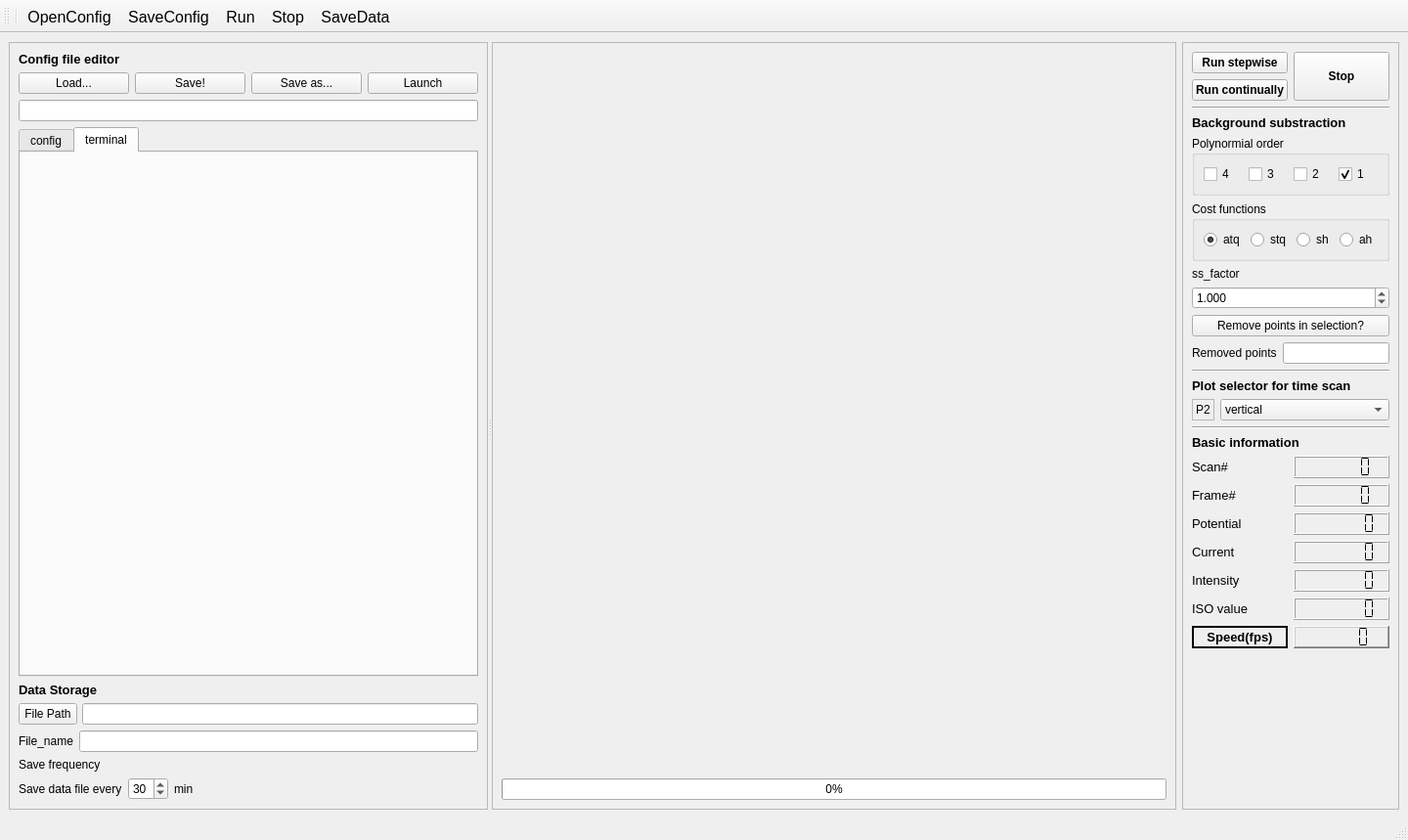
<?xml version="1.0" encoding="UTF-8"?>
<ui version="4.0">
 <class>MainWindow</class>
 <widget class="QMainWindow" name="MainWindow">
  <property name="enabled">
   <bool>true</bool>
  </property>
  <property name="geometry">
   <rect>
    <x>0</x>
    <y>0</y>
    <width>1440</width>
    <height>859</height>
   </rect>
  </property>
  <property name="sizePolicy">
   <sizepolicy hsizetype="Preferred" vsizetype="Expanding">
    <horstretch>0</horstretch>
    <verstretch>0</verstretch>
   </sizepolicy>
  </property>
  <property name="maximumSize">
   <size>
    <width>16777215</width>
    <height>16777215</height>
   </size>
  </property>
  <property name="windowTitle">
   <string>MainWindow</string>
  </property>
  <widget class="QWidget" name="centralwidget">
   <layout class="QHBoxLayout" name="horizontalLayout_7">
    <item>
     <widget class="QSplitter" name="splitter">
      <property name="sizePolicy">
       <sizepolicy hsizetype="Preferred" vsizetype="Preferred">
        <horstretch>0</horstretch>
        <verstretch>0</verstretch>
       </sizepolicy>
      </property>
      <property name="orientation">
       <enum>Qt::Horizontal</enum>
      </property>
      <widget class="QFrame" name="frame">
       <property name="sizePolicy">
        <sizepolicy hsizetype="Expanding" vsizetype="Preferred">
         <horstretch>0</horstretch>
         <verstretch>0</verstretch>
        </sizepolicy>
       </property>
       <property name="maximumSize">
        <size>
         <width>400000</width>
         <height>16777215</height>
        </size>
       </property>
       <property name="frameShape">
        <enum>QFrame::StyledPanel</enum>
       </property>
       <property name="frameShadow">
        <enum>QFrame::Raised</enum>
       </property>
       <layout class="QVBoxLayout" name="verticalLayout_2">
        <item>
         <widget class="QLabel" name="label">
          <property name="sizePolicy">
           <sizepolicy hsizetype="Fixed" vsizetype="Fixed">
            <horstretch>0</horstretch>
            <verstretch>0</verstretch>
           </sizepolicy>
          </property>
          <property name="font">
           <font>
            <pointsize>10</pointsize>
            <weight>75</weight>
            <bold>true</bold>
           </font>
          </property>
          <property name="text">
           <string>Config file editor</string>
          </property>
         </widget>
        </item>
        <item>
         <layout class="QHBoxLayout" name="horizontalLayout_2">
          <property name="sizeConstraint">
           <enum>QLayout::SetNoConstraint</enum>
          </property>
          <item>
           <widget class="QPushButton" name="open">
            <property name="sizePolicy">
             <sizepolicy hsizetype="Preferred" vsizetype="Fixed">
              <horstretch>0</horstretch>
              <verstretch>0</verstretch>
             </sizepolicy>
            </property>
            <property name="text">
             <string>Load...</string>
            </property>
           </widget>
          </item>
          <item>
           <widget class="QPushButton" name="save">
            <property name="sizePolicy">
             <sizepolicy hsizetype="Preferred" vsizetype="Fixed">
              <horstretch>0</horstretch>
              <verstretch>0</verstretch>
             </sizepolicy>
            </property>
            <property name="text">
             <string>Save!</string>
            </property>
           </widget>
          </item>
          <item>
           <widget class="QPushButton" name="saveas">
            <property name="sizePolicy">
             <sizepolicy hsizetype="Preferred" vsizetype="Fixed">
              <horstretch>0</horstretch>
              <verstretch>0</verstretch>
             </sizepolicy>
            </property>
            <property name="text">
             <string>Save as...</string>
            </property>
           </widget>
          </item>
          <item>
           <widget class="QPushButton" name="launch">
            <property name="sizePolicy">
             <sizepolicy hsizetype="Preferred" vsizetype="Fixed">
              <horstretch>0</horstretch>
              <verstretch>0</verstretch>
             </sizepolicy>
            </property>
            <property name="text">
             <string>Launch</string>
            </property>
           </widget>
          </item>
         </layout>
        </item>
        <item>
         <widget class="QLineEdit" name="lineEdit">
          <property name="sizePolicy">
           <sizepolicy hsizetype="Expanding" vsizetype="Fixed">
            <horstretch>0</horstretch>
            <verstretch>0</verstretch>
           </sizepolicy>
          </property>
          <property name="maximumSize">
           <size>
            <width>400000</width>
            <height>16777215</height>
           </size>
          </property>
         </widget>
        </item>
        <item>
         <widget class="QTabWidget" name="tabWidget">
          <property name="currentIndex">
           <number>1</number>
          </property>
          <widget class="QWidget" name="tab">
           <attribute name="title">
            <string>config</string>
           </attribute>
           <layout class="QHBoxLayout" name="horizontalLayout_9">
            <item>
             <widget class="SolverParameters" name="widget_config" native="true">
              <property name="sizePolicy">
               <sizepolicy hsizetype="Expanding" vsizetype="Expanding">
                <horstretch>0</horstretch>
                <verstretch>0</verstretch>
               </sizepolicy>
              </property>
             </widget>
            </item>
           </layout>
          </widget>
          <widget class="QWidget" name="tab_2">
           <attribute name="title">
            <string>terminal</string>
           </attribute>
           <layout class="QHBoxLayout" name="horizontalLayout_11">
            <item>
             <widget class="TerminalWidget" name="widget_terminal" native="true"/>
            </item>
           </layout>
          </widget>
         </widget>
        </item>
        <item>
         <widget class="QLabel" name="label_2">
          <property name="sizePolicy">
           <sizepolicy hsizetype="Fixed" vsizetype="Fixed">
            <horstretch>0</horstretch>
            <verstretch>0</verstretch>
           </sizepolicy>
          </property>
          <property name="font">
           <font>
            <pointsize>10</pointsize>
            <weight>75</weight>
            <bold>true</bold>
           </font>
          </property>
          <property name="text">
           <string>Data Storage</string>
          </property>
         </widget>
        </item>
        <item>
         <layout class="QHBoxLayout" name="horizontalLayout_3" stretch="0,0">
          <property name="spacing">
           <number>5</number>
          </property>
          <property name="sizeConstraint">
           <enum>QLayout::SetFixedSize</enum>
          </property>
          <item>
           <widget class="QPushButton" name="pushButton_filePath">
            <property name="sizePolicy">
             <sizepolicy hsizetype="Fixed" vsizetype="Fixed">
              <horstretch>0</horstretch>
              <verstretch>0</verstretch>
             </sizepolicy>
            </property>
            <property name="maximumSize">
             <size>
              <width>60</width>
              <height>16777215</height>
             </size>
            </property>
            <property name="text">
             <string>File Path</string>
            </property>
           </widget>
          </item>
          <item>
           <widget class="QLineEdit" name="lineEdit_data_file_path">
            <property name="sizePolicy">
             <sizepolicy hsizetype="Preferred" vsizetype="Fixed">
              <horstretch>0</horstretch>
              <verstretch>0</verstretch>
             </sizepolicy>
            </property>
            <property name="minimumSize">
             <size>
              <width>230</width>
              <height>0</height>
             </size>
            </property>
            <property name="maximumSize">
             <size>
              <width>350000</width>
              <height>16777215</height>
             </size>
            </property>
            <property name="inputMask">
             <string notr="true" extracomment="file_name.xlsx"/>
            </property>
            <property name="text">
             <string extracomment="file_name.xlsx"/>
            </property>
           </widget>
          </item>
         </layout>
        </item>
        <item>
         <layout class="QHBoxLayout" name="horizontalLayout_4">
          <property name="sizeConstraint">
           <enum>QLayout::SetFixedSize</enum>
          </property>
          <item>
           <widget class="QLabel" name="label_16">
            <property name="sizePolicy">
             <sizepolicy hsizetype="Fixed" vsizetype="Fixed">
              <horstretch>0</horstretch>
              <verstretch>0</verstretch>
             </sizepolicy>
            </property>
            <property name="text">
             <string>File_name</string>
            </property>
           </widget>
          </item>
          <item>
           <widget class="QLineEdit" name="lineEdit_data_file_name">
            <property name="sizePolicy">
             <sizepolicy hsizetype="Fixed" vsizetype="Fixed">
              <horstretch>0</horstretch>
              <verstretch>0</verstretch>
             </sizepolicy>
            </property>
            <property name="maximumSize">
             <size>
              <width>3500000</width>
              <height>16777215</height>
             </size>
            </property>
           </widget>
          </item>
         </layout>
        </item>
        <item>
         <widget class="QLabel" name="label_6">
          <property name="minimumSize">
           <size>
            <width>0</width>
            <height>13</height>
           </size>
          </property>
          <property name="text">
           <string>Save frequency</string>
          </property>
         </widget>
        </item>
        <item>
         <layout class="QHBoxLayout" name="horizontalLayout_5">
          <item>
           <widget class="QLabel" name="label_7">
            <property name="text">
             <string>Save data file every</string>
            </property>
           </widget>
          </item>
          <item>
           <widget class="QSpinBox" name="spinBox_save_frequency">
            <property name="value">
             <number>30</number>
            </property>
           </widget>
          </item>
          <item>
           <widget class="QLabel" name="label_8">
            <property name="text">
             <string>min</string>
            </property>
           </widget>
          </item>
          <item>
           <spacer name="horizontalSpacer">
            <property name="orientation">
             <enum>Qt::Horizontal</enum>
            </property>
            <property name="sizeHint" stdset="0">
             <size>
              <width>40</width>
              <height>20</height>
             </size>
            </property>
           </spacer>
          </item>
         </layout>
        </item>
       </layout>
      </widget>
      <widget class="QFrame" name="frame_2">
       <property name="sizePolicy">
        <sizepolicy hsizetype="Expanding" vsizetype="Preferred">
         <horstretch>0</horstretch>
         <verstretch>0</verstretch>
        </sizepolicy>
       </property>
       <property name="minimumSize">
        <size>
         <width>700</width>
         <height>0</height>
        </size>
       </property>
       <property name="frameShape">
        <enum>QFrame::StyledPanel</enum>
       </property>
       <property name="frameShadow">
        <enum>QFrame::Raised</enum>
       </property>
       <layout class="QVBoxLayout" name="verticalLayout">
        <item>
         <layout class="QVBoxLayout" name="verticalLayout_4">
          <property name="sizeConstraint">
           <enum>QLayout::SetMaximumSize</enum>
          </property>
          <item>
           <widget class="GraphicsLayoutWidget" name="widget_image" native="true">
            <property name="sizePolicy">
             <sizepolicy hsizetype="Expanding" vsizetype="Expanding">
              <horstretch>0</horstretch>
              <verstretch>0</verstretch>
             </sizepolicy>
            </property>
           </widget>
          </item>
          <item>
           <widget class="QProgressBar" name="progressBar">
            <property name="value">
             <number>0</number>
            </property>
           </widget>
          </item>
         </layout>
        </item>
       </layout>
      </widget>
     </widget>
    </item>
    <item>
     <widget class="QFrame" name="frame_3">
      <property name="sizePolicy">
       <sizepolicy hsizetype="Fixed" vsizetype="Preferred">
        <horstretch>0</horstretch>
        <verstretch>0</verstretch>
       </sizepolicy>
      </property>
      <property name="layoutDirection">
       <enum>Qt::LeftToRight</enum>
      </property>
      <property name="frameShape">
       <enum>QFrame::StyledPanel</enum>
      </property>
      <property name="frameShadow">
       <enum>QFrame::Raised</enum>
      </property>
      <layout class="QVBoxLayout" name="verticalLayout_3">
       <item>
        <layout class="QHBoxLayout" name="horizontalLayout_6">
         <item>
          <layout class="QVBoxLayout" name="verticalLayout_6">
           <item>
            <widget class="QPushButton" name="runstepwise">
             <property name="sizePolicy">
              <sizepolicy hsizetype="Preferred" vsizetype="Fixed">
               <horstretch>0</horstretch>
               <verstretch>0</verstretch>
              </sizepolicy>
             </property>
             <property name="font">
              <font>
               <weight>75</weight>
               <bold>true</bold>
              </font>
             </property>
             <property name="text">
              <string>Run stepwise</string>
             </property>
            </widget>
           </item>
           <item>
            <widget class="QPushButton" name="plot">
             <property name="sizePolicy">
              <sizepolicy hsizetype="Preferred" vsizetype="Fixed">
               <horstretch>0</horstretch>
               <verstretch>0</verstretch>
              </sizepolicy>
             </property>
             <property name="font">
              <font>
               <weight>75</weight>
               <bold>true</bold>
              </font>
             </property>
             <property name="text">
              <string>Run continually</string>
             </property>
            </widget>
           </item>
          </layout>
         </item>
         <item>
          <widget class="QPushButton" name="stopBtn">
           <property name="sizePolicy">
            <sizepolicy hsizetype="Preferred" vsizetype="Preferred">
             <horstretch>0</horstretch>
             <verstretch>0</verstretch>
            </sizepolicy>
           </property>
           <property name="font">
            <font>
             <weight>75</weight>
             <bold>true</bold>
            </font>
           </property>
           <property name="text">
            <string>Stop</string>
           </property>
          </widget>
         </item>
        </layout>
       </item>
       <item>
        <widget class="Line" name="line_3">
         <property name="orientation">
          <enum>Qt::Horizontal</enum>
         </property>
        </widget>
       </item>
       <item>
        <widget class="QLabel" name="label_4">
         <property name="font">
          <font>
           <pointsize>10</pointsize>
           <weight>75</weight>
           <bold>true</bold>
          </font>
         </property>
         <property name="text">
          <string>Background substraction</string>
         </property>
        </widget>
       </item>
       <item>
        <widget class="QGroupBox" name="groupBox_2">
         <property name="title">
          <string>Polynormial order</string>
         </property>
         <layout class="QHBoxLayout" name="horizontalLayout">
          <item>
           <widget class="QCheckBox" name="checkBox_order4">
            <property name="text">
             <string>4</string>
            </property>
           </widget>
          </item>
          <item>
           <widget class="QCheckBox" name="checkBox_order3">
            <property name="text">
             <string>3</string>
            </property>
           </widget>
          </item>
          <item>
           <widget class="QCheckBox" name="checkBox_order2">
            <property name="text">
             <string>2</string>
            </property>
           </widget>
          </item>
          <item>
           <widget class="QCheckBox" name="checkBox_order1">
            <property name="text">
             <string>1</string>
            </property>
            <property name="checked">
             <bool>true</bool>
            </property>
           </widget>
          </item>
         </layout>
        </widget>
       </item>
       <item>
        <widget class="QGroupBox" name="groupBox_cost_func">
         <property name="title">
          <string>Cost functions</string>
         </property>
         <layout class="QHBoxLayout" name="horizontalLayout_8">
          <item>
           <widget class="QRadioButton" name="radioButton_atq">
            <property name="text">
             <string>atq</string>
            </property>
            <property name="checked">
             <bool>true</bool>
            </property>
           </widget>
          </item>
          <item>
           <widget class="QRadioButton" name="radioButton_stq">
            <property name="text">
             <string>stq</string>
            </property>
           </widget>
          </item>
          <item>
           <widget class="QRadioButton" name="radioButton_sh">
            <property name="text">
             <string>sh</string>
            </property>
           </widget>
          </item>
          <item>
           <widget class="QRadioButton" name="radioButton_ah">
            <property name="text">
             <string>ah</string>
            </property>
           </widget>
          </item>
         </layout>
        </widget>
       </item>
       <item>
        <widget class="QLabel" name="label_3">
         <property name="text">
          <string>ss_factor</string>
         </property>
        </widget>
       </item>
       <item>
        <widget class="QDoubleSpinBox" name="doubleSpinBox_ss_factor">
         <property name="decimals">
          <number>3</number>
         </property>
         <property name="maximum">
          <double>20.000000000000000</double>
         </property>
         <property name="singleStep">
          <double>0.100000000000000</double>
         </property>
         <property name="value">
          <double>1.000000000000000</double>
         </property>
        </widget>
       </item>
       <item>
        <widget class="QPushButton" name="pushButton_remove_current_point">
         <property name="text">
          <string>Remove points in selection?</string>
         </property>
        </widget>
       </item>
       <item>
        <layout class="QHBoxLayout" name="horizontalLayout_10">
         <item>
          <widget class="QLabel" name="label_22">
           <property name="text">
            <string>Removed points</string>
           </property>
          </widget>
         </item>
         <item>
          <widget class="QLineEdit" name="lineEdit_abnormal_points"/>
         </item>
        </layout>
       </item>
       <item>
        <widget class="Line" name="line_2">
         <property name="orientation">
          <enum>Qt::Horizontal</enum>
         </property>
        </widget>
       </item>
       <item>
        <widget class="QLabel" name="label_5">
         <property name="sizePolicy">
          <sizepolicy hsizetype="Preferred" vsizetype="Fixed">
           <horstretch>0</horstretch>
           <verstretch>0</verstretch>
          </sizepolicy>
         </property>
         <property name="font">
          <font>
           <pointsize>10</pointsize>
           <weight>75</weight>
           <bold>true</bold>
          </font>
         </property>
         <property name="text">
          <string>Plot selector for time scan</string>
         </property>
        </widget>
       </item>
       <item>
        <layout class="QFormLayout" name="formLayout">
         <property name="labelAlignment">
          <set>Qt::AlignLeading|Qt::AlignLeft|Qt::AlignVCenter</set>
         </property>
         <property name="formAlignment">
          <set>Qt::AlignLeading|Qt::AlignLeft|Qt::AlignTop</set>
         </property>
         <property name="horizontalSpacing">
          <number>6</number>
         </property>
         <item row="0" column="0">
          <widget class="QLabel" name="label_21">
           <property name="frameShape">
            <enum>QFrame::StyledPanel</enum>
           </property>
           <property name="text">
            <string>P2</string>
           </property>
          </widget>
         </item>
         <item row="0" column="1">
          <widget class="QComboBox" name="comboBox_p2">
           <item>
            <property name="text">
             <string>vertical</string>
            </property>
           </item>
           <item>
            <property name="text">
             <string>horizontal</string>
            </property>
           </item>
          </widget>
         </item>
        </layout>
       </item>
       <item>
        <widget class="Line" name="line">
         <property name="orientation">
          <enum>Qt::Horizontal</enum>
         </property>
        </widget>
       </item>
       <item>
        <widget class="QLabel" name="label_9">
         <property name="sizePolicy">
          <sizepolicy hsizetype="Fixed" vsizetype="Fixed">
           <horstretch>0</horstretch>
           <verstretch>0</verstretch>
          </sizepolicy>
         </property>
         <property name="font">
          <font>
           <pointsize>10</pointsize>
           <weight>75</weight>
           <bold>true</bold>
          </font>
         </property>
         <property name="text">
          <string>Basic information</string>
         </property>
        </widget>
       </item>
       <item>
        <layout class="QGridLayout" name="gridLayout_5">
         <item row="0" column="0">
          <layout class="QGridLayout" name="gridLayout">
           <item row="0" column="0">
            <widget class="QLabel" name="label_10">
             <property name="font">
              <font>
               <pointsize>10</pointsize>
              </font>
             </property>
             <property name="text">
              <string>Scan#</string>
             </property>
            </widget>
           </item>
           <item row="1" column="0">
            <widget class="QLabel" name="label_11">
             <property name="font">
              <font>
               <pointsize>10</pointsize>
              </font>
             </property>
             <property name="text">
              <string>Frame#</string>
             </property>
            </widget>
           </item>
           <item row="2" column="0">
            <widget class="QLabel" name="label_12">
             <property name="font">
              <font>
               <pointsize>10</pointsize>
              </font>
             </property>
             <property name="text">
              <string>Potential</string>
             </property>
            </widget>
           </item>
           <item row="3" column="0">
            <widget class="QLabel" name="label_13">
             <property name="font">
              <font>
               <pointsize>10</pointsize>
              </font>
             </property>
             <property name="text">
              <string>Current</string>
             </property>
            </widget>
           </item>
           <item row="4" column="0">
            <widget class="QLabel" name="label_14">
             <property name="font">
              <font>
               <pointsize>10</pointsize>
              </font>
             </property>
             <property name="text">
              <string>Intensity</string>
             </property>
            </widget>
           </item>
           <item row="5" column="0">
            <widget class="QLabel" name="label_15">
             <property name="font">
              <font>
               <pointsize>10</pointsize>
              </font>
             </property>
             <property name="text">
              <string>ISO value</string>
             </property>
            </widget>
           </item>
          </layout>
         </item>
         <item row="0" column="1">
          <layout class="QGridLayout" name="gridLayout_2">
           <item row="4" column="0">
            <widget class="QLCDNumber" name="lcdNumber_intensity">
             <property name="font">
              <font>
               <family>Times New Roman</family>
               <weight>50</weight>
               <bold>false</bold>
              </font>
             </property>
             <property name="smallDecimalPoint">
              <bool>true</bool>
             </property>
             <property name="digitCount">
              <number>6</number>
             </property>
             <property name="segmentStyle">
              <enum>QLCDNumber::Flat</enum>
             </property>
            </widget>
           </item>
           <item row="1" column="0">
            <widget class="QLCDNumber" name="lcdNumber_frame_number">
             <property name="font">
              <font>
               <family>Times New Roman</family>
               <weight>50</weight>
               <bold>false</bold>
               <kerning>false</kerning>
              </font>
             </property>
             <property name="smallDecimalPoint">
              <bool>false</bool>
             </property>
             <property name="digitCount">
              <number>6</number>
             </property>
             <property name="segmentStyle">
              <enum>QLCDNumber::Flat</enum>
             </property>
             <property name="intValue" stdset="0">
              <number>0</number>
             </property>
            </widget>
           </item>
           <item row="2" column="0">
            <widget class="QLCDNumber" name="lcdNumber_potential">
             <property name="font">
              <font>
               <family>Times New Roman</family>
               <weight>50</weight>
               <bold>false</bold>
              </font>
             </property>
             <property name="smallDecimalPoint">
              <bool>true</bool>
             </property>
             <property name="digitCount">
              <number>6</number>
             </property>
             <property name="segmentStyle">
              <enum>QLCDNumber::Flat</enum>
             </property>
            </widget>
           </item>
           <item row="3" column="0">
            <widget class="QLCDNumber" name="lcdNumber_current">
             <property name="font">
              <font>
               <family>Times New Roman</family>
               <weight>50</weight>
               <bold>false</bold>
              </font>
             </property>
             <property name="layoutDirection">
              <enum>Qt::LeftToRight</enum>
             </property>
             <property name="smallDecimalPoint">
              <bool>true</bool>
             </property>
             <property name="digitCount">
              <number>6</number>
             </property>
             <property name="segmentStyle">
              <enum>QLCDNumber::Flat</enum>
             </property>
            </widget>
           </item>
           <item row="0" column="0">
            <widget class="QLCDNumber" name="lcdNumber_scan_number">
             <property name="font">
              <font>
               <family>Times New Roman</family>
               <weight>50</weight>
               <bold>false</bold>
               <stylestrategy>NoAntialias</stylestrategy>
              </font>
             </property>
             <property name="smallDecimalPoint">
              <bool>false</bool>
             </property>
             <property name="digitCount">
              <number>6</number>
             </property>
             <property name="mode">
              <enum>QLCDNumber::Dec</enum>
             </property>
             <property name="segmentStyle">
              <enum>QLCDNumber::Flat</enum>
             </property>
             <property name="value" stdset="0">
              <double>0.000000000000000</double>
             </property>
             <property name="intValue" stdset="0">
              <number>0</number>
             </property>
            </widget>
           </item>
           <item row="5" column="0">
            <widget class="QLCDNumber" name="lcdNumber_iso">
             <property name="font">
              <font>
               <family>Times New Roman</family>
               <weight>50</weight>
               <bold>false</bold>
              </font>
             </property>
             <property name="smallDecimalPoint">
              <bool>true</bool>
             </property>
             <property name="digitCount">
              <number>6</number>
             </property>
             <property name="segmentStyle">
              <enum>QLCDNumber::Flat</enum>
             </property>
            </widget>
           </item>
          </layout>
         </item>
         <item row="1" column="0">
          <widget class="QLabel" name="label_20">
           <property name="font">
            <font>
             <pointsize>10</pointsize>
             <weight>75</weight>
             <bold>true</bold>
            </font>
           </property>
           <property name="layoutDirection">
            <enum>Qt::RightToLeft</enum>
           </property>
           <property name="frameShape">
            <enum>QFrame::WinPanel</enum>
           </property>
           <property name="text">
            <string>Speed(fps)</string>
           </property>
           <property name="alignment">
            <set>Qt::AlignCenter</set>
           </property>
          </widget>
         </item>
         <item row="1" column="1">
          <widget class="QLCDNumber" name="lcdNumber_speed">
           <property name="font">
            <font>
             <family>Times New Roman</family>
             <pointsize>8</pointsize>
             <weight>75</weight>
             <italic>false</italic>
             <bold>true</bold>
             <underline>false</underline>
             <strikeout>false</strikeout>
             <kerning>true</kerning>
            </font>
           </property>
           <property name="frameShape">
            <enum>QFrame::WinPanel</enum>
           </property>
           <property name="smallDecimalPoint">
            <bool>true</bool>
           </property>
           <property name="segmentStyle">
            <enum>QLCDNumber::Flat</enum>
           </property>
          </widget>
         </item>
        </layout>
       </item>
       <item>
        <spacer name="verticalSpacer">
         <property name="orientation">
          <enum>Qt::Vertical</enum>
         </property>
         <property name="sizeHint" stdset="0">
          <size>
           <width>20</width>
           <height>40</height>
          </size>
         </property>
        </spacer>
       </item>
      </layout>
     </widget>
    </item>
   </layout>
  </widget>
  <widget class="QMenuBar" name="menubar">
   <property name="geometry">
    <rect>
     <x>0</x>
     <y>0</y>
     <width>1440</width>
     <height>22</height>
    </rect>
   </property>
  </widget>
  <widget class="QStatusBar" name="statusbar"/>
  <widget class="QToolBar" name="toolBar">
   <property name="font">
    <font>
     <pointsize>12</pointsize>
     <weight>50</weight>
     <italic>false</italic>
     <bold>false</bold>
     <underline>false</underline>
     <strikeout>false</strikeout>
    </font>
   </property>
   <property name="windowTitle">
    <string>toolBar</string>
   </property>
   <attribute name="toolBarArea">
    <enum>TopToolBarArea</enum>
   </attribute>
   <attribute name="toolBarBreak">
    <bool>false</bool>
   </attribute>
   <addaction name="separator"/>
   <addaction name="actionOpenConfig"/>
   <addaction name="actionSaveConfig"/>
   <addaction name="actionRun"/>
   <addaction name="actionStop"/>
   <addaction name="actionSaveData"/>
  </widget>
  <action name="actionOpenConfig">
   <property name="icon">
    <iconset>
     <normalon>../../../icons/blue-folder--arrow.png</normalon>
    </iconset>
   </property>
   <property name="text">
    <string>OpenConfig</string>
   </property>
  </action>
  <action name="actionSaveConfig">
   <property name="icon">
    <iconset>
     <normalon>../../../icons/application-dock-270.png</normalon>
    </iconset>
   </property>
   <property name="text">
    <string>SaveConfig</string>
   </property>
  </action>
  <action name="actionRun">
   <property name="icon">
    <iconset>
     <normaloff>../../../icons/clapperboard--arrow.png</normaloff>
     <normalon>../../../icons/battery-charge.png</normalon>../../../icons/clapperboard--arrow.png</iconset>
   </property>
   <property name="text">
    <string>Run</string>
   </property>
  </action>
  <action name="actionSaveData">
   <property name="icon">
    <iconset>
     <normalon>../../../icons/disc--plus.png</normalon>
    </iconset>
   </property>
   <property name="text">
    <string>SaveData</string>
   </property>
  </action>
  <action name="actionStop">
   <property name="icon">
    <iconset>
     <normalon>../../../icons/clapperboard--minus.png</normalon>
    </iconset>
   </property>
   <property name="text">
    <string>Stop</string>
   </property>
  </action>
 </widget>
 <customwidgets>
  <customwidget>
   <class>TerminalWidget</class>
   <extends>QWidget</extends>
   <header>terminal_widget.h</header>
   <container>1</container>
  </customwidget>
  <customwidget>
   <class>GraphicsLayoutWidget</class>
   <extends>QWidget</extends>
   <header location="global">pyqtgraph.h</header>
   <container>1</container>
  </customwidget>
  <customwidget>
   <class>SolverParameters</class>
   <extends>QWidget</extends>
   <header location="global">parameter_tree.h</header>
   <container>1</container>
  </customwidget>
 </customwidgets>
 <resources/>
 <connections/>
</ui>
